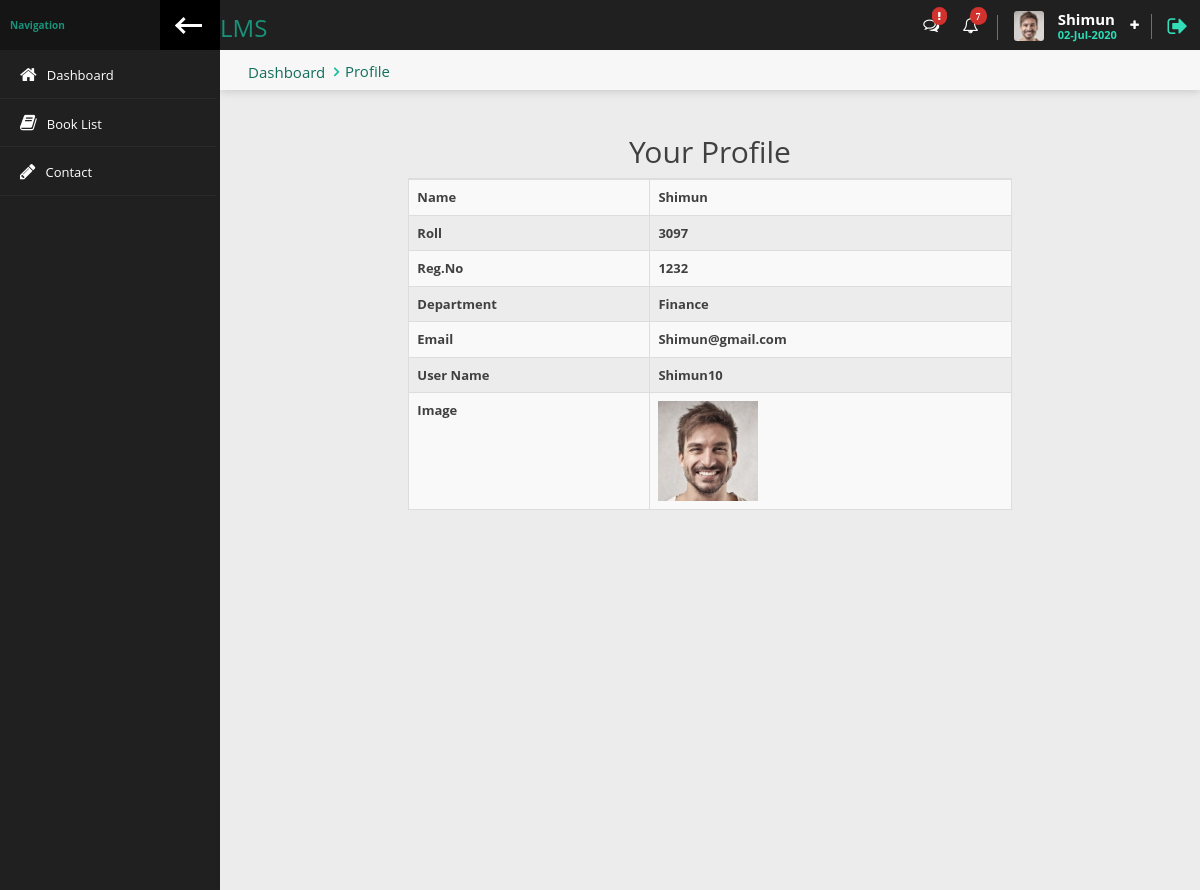
Page /student/profile.php (signed in) on the committed database.
### tables this page shows
CREATE TABLE `student` (
  `id` int(6) NOT NULL,
  `student_name` varchar(50) NOT NULL,
  `student_roll` varchar(8) NOT NULL,
  `student_reg` varchar(8) NOT NULL,
  `student_department` varchar(30) NOT NULL,
  `student_number` varchar(11) NOT NULL,
  `student_email` varchar(50) NOT NULL,
  `student_username` varchar(50) NOT NULL,
  `student_password` varchar(200) NOT NULL,
  `student_status` tinyint(4) NOT NULL,
  `student_image` varchar(200) DEFAULT NULL,
  `insert_date` timestamp NOT NULL DEFAULT CURRENT_TIMESTAMP
);

### student/profile.php (the view)
<?php require_once './header.php'; ?>
<div class="content">
    <div class="content-header">
        <div class="leftside-content-header">
            <ul class="breadcrumbs">
                <li><i class="" aria-hidden="true"></i><a href="#">Dashboard</a></li>
                <li><a href="javacript:avoid(0)">Profile</a></li>
            </ul>
        </div>
    </div>
    <div class="row animated fadeInUp">
        <div class="col-sm-8 col-sm-offset-2">
            <div class="pane bg-secondaryl">
                <div class="panel-content">
                    <div class="table-responsive">
                        <table id="basic-table" class="data-table table-bordered table table-striped nowrap table-hover" cellspacing="0" width="100%">
                            <h2 class="text-center my-3">Your Profile</h2>
                            <?php
                            $student_id = $_SESSION['student_id'];
                            $sql = "SELECT * FROM `student` where id = '$student_id' ";
                            $query = mysqli_query($conn, $sql);
                            $assoc = mysqli_fetch_assoc($query);
                            ?>
                            <tbody>
                                <tr>
                                    <th> Name</th>
                                    <th><?= ucfirst($assoc['student_name']) ?></th>
                                </tr>
                                <tr>
                                    <th> Roll</th>
                                    <th><?= ucfirst($assoc['student_roll']) ?></th>
                                </tr>
                                <tr>
                                    <th> Reg.No</th>
                                    <th><?= ucfirst($assoc['student_reg']) ?></th>
                                </tr>
                                <tr>
                                    <th> Department</th>
                                    <th><?= ucfirst($assoc['student_department']) ?></th>
                                </tr>
                                <tr>
                                    <th> Email</th>
                                    <th><?= ucfirst($assoc['student_email']) ?></th>
                                </tr>
                                <tr>
                                    <th> User Name</th>
                                    <th><?= ucfirst($assoc['student_username']) ?></th>
                                </tr>
                                <tr>
                                    <th> Image</th>
                                    <th><img src="../assets/upload/libraiyan/<?= ucfirst($assoc['student_image']) ?>" alt=""  style="width: 100px;"/></th>
                                </tr>
                            </tbody>
                        </table>
                    </div>
                </div>
            </div>
        </div>
    </div>
</div>
<?php require_once './footer.php'; ?>

### student/header.php (shortened to what this page needs)
<?php
require_once '../database.php';
$page = $_SERVER['PHP_SELF'];
$page_explode = explode("/", $page);
$page_link = end($page_explode);
?>
<!doctype html>
<html lang="en" class="fixed left-sidebar-top">
    <head>
        <link href="../assets/vendor/pace/pace-theme-minimal.css" rel="stylesheet" />
        <link rel="stylesheet" href="../assets/vendor/bootstrap/css/bootstrap.css">
        <link rel="stylesheet" href="../assets/vendor/font-awesome/css/font-awesome.css">
        <link rel="stylesheet" href="../assets/vendor/animate.css/animate.css">
        <link rel="stylesheet" href="../assets/vendor/toastr/toastr.min.css">
        <link rel="stylesheet" href="../assets/vendor/magnific-popup/magnific-popup.css">
        <link rel="stylesheet" href="../assets/vendor/data-table/media/css/dataTables.bootstrap.min.css">
        <link rel="stylesheet" href="../assets/stylesheets/css/style.css">
    </head>
    <body>
        <div class="wrap">
            <div class="page-header">
                <div class="leftside-header">
                    <div class="logo">
                        <a href="index.php" class="on-click">
                            <h3>LMS</h3>
                        </a>
                    </div>
                </div>
                <div class="rightside-header">
                    <div class="header-section hidden-xs" id="notice-headerbox">
                        <div class="notice" id="messages-notice">
                            <i class="fa fa-comments-o" aria-hidden="true"><span class="badge badge-xs badge-top-right x-danger"><i class="fa fa-exclamation"></i></span>
                            </i>
                        </div>
                        <div class="notice" id="alerts-notice">
                            <i class="fa fa-bell-o" aria-hidden="true"><span class="badge badge-xs badge-top-right x-danger">7</span></i>
                        </div>
                    </div>
                    <?php
                    $student_id = $_SESSION['student_id'];
                    $sql = "SELECT * FROM `student` where id = '$student_id' ";
                    $query = mysqli_query($conn, $sql);
                    $assoc = mysqli_fetch_assoc($query);
                    ?>
                    <div class="header-section" id="user-headerbox">
                        <div class="user-header-wrap">
                            <div class="user-photo">
                                <img alt="profile photo" src="../assets/upload/student/<?= $assoc['student_image'] ?>" />
                            </div>
                            <div class="user-info">
                                <span class="user-name"><?= ucfirst($assoc['student_name']) ?></span>
                                <span class="user-profile"><?= date('d-M-Y') ?></span>
                           </div>
                            <i class="fa fa-plus icon-open" aria-hidden="true"></i>
                        </div>
                    </div>
                    <div class="header-section">
                        <a href="logout.php" data-toggle="tooltip" data-placement="left" title="Logout"><i class="fa fa-sign-out log-out" aria-hidden="true"></i></a>
                    </div>
                </div>
            </div>
            <div class="page-body">
                <div class="left-sidebar">
                    <div class="left-sidebar-header">
                        <div class="left-sidebar-title">Navigation</div>
                        <div class="left-sidebar-toggle c-hamburger c-hamburger--htla hidden-xs" data-toggle-class="left-sidebar-collapsed" data-target="html">
                            <span></span>
                        </div>
                    </div>
                    <div id="left-nav" class="nano">
                        <div class="nano-content">
                            <nav>
                                <ul class="nav nav-left-lines" id="main-nav">
                                    <li class="<?= $page_link == 'index.php' ? 'active-item' : '' ?>"><a href="index.php"><i class="fa fa-home" aria-hidden="true"></i><span>Dashboard</span></a></li>
                                    <li class="<?= $page_link == 'test.php' ? 'active-item' : '' ?>"><a href="booksearch.php"><i class="fa fa-book" aria-hidden="true"></i><span>Book List</span></a></li>
                                    <li class="<?= $page_link == 'contact.php' ? 'active-item' : '' ?>"><a href="contact.php"><i class="fa fa-pencil" aria-hidden="true"></i><span>Contact</span></a></li>
                                </ul>
                            </nav>
                        </div>
                    </div>
                </div>

### rows in the picture
student: student_image (picture), student_name "Shimun", student_roll "3097", student_reg "1232", student_department "Finance", student_email "Shimun@gmail.com", student_username "Shimun10"
